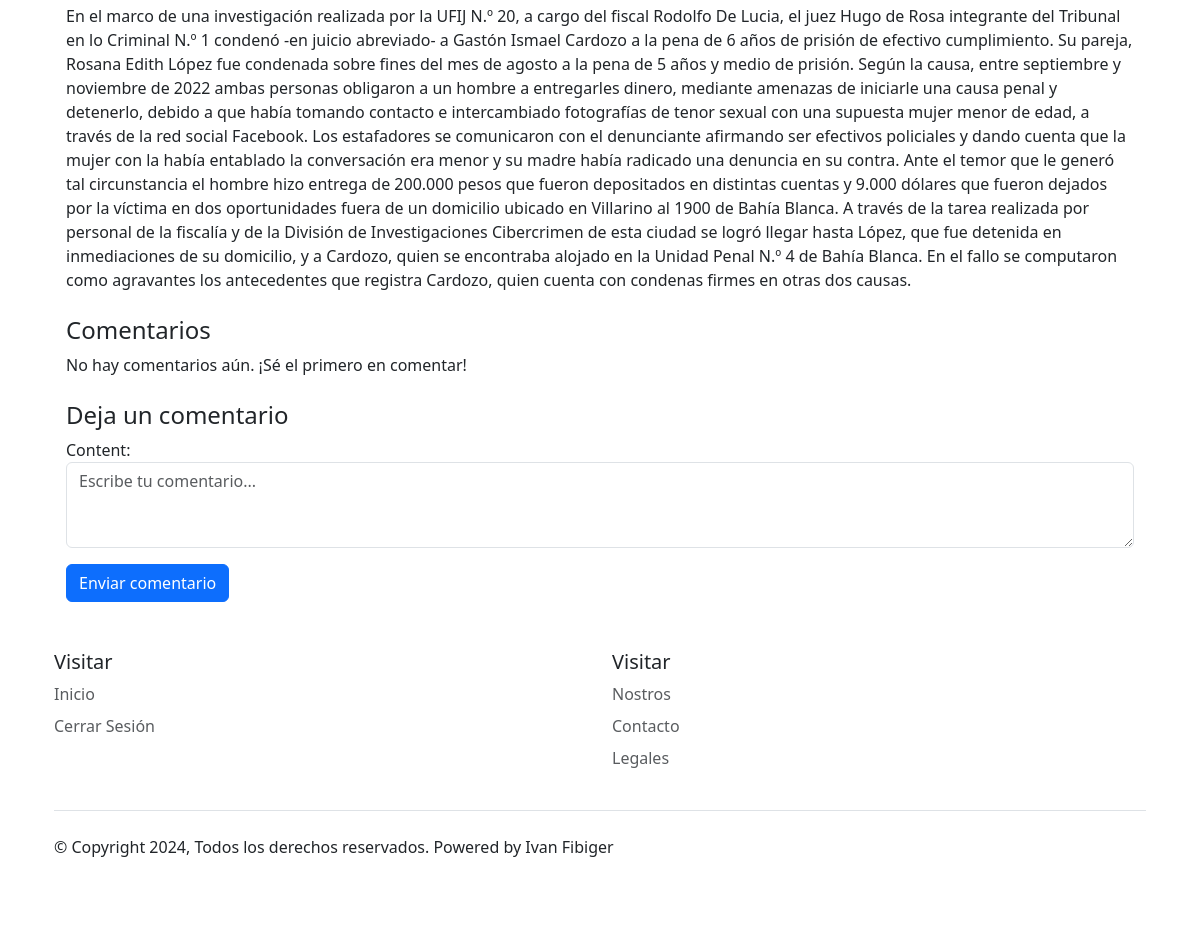
/article/1/ (signed in, lower part), run on an earlier commit of the app's database.
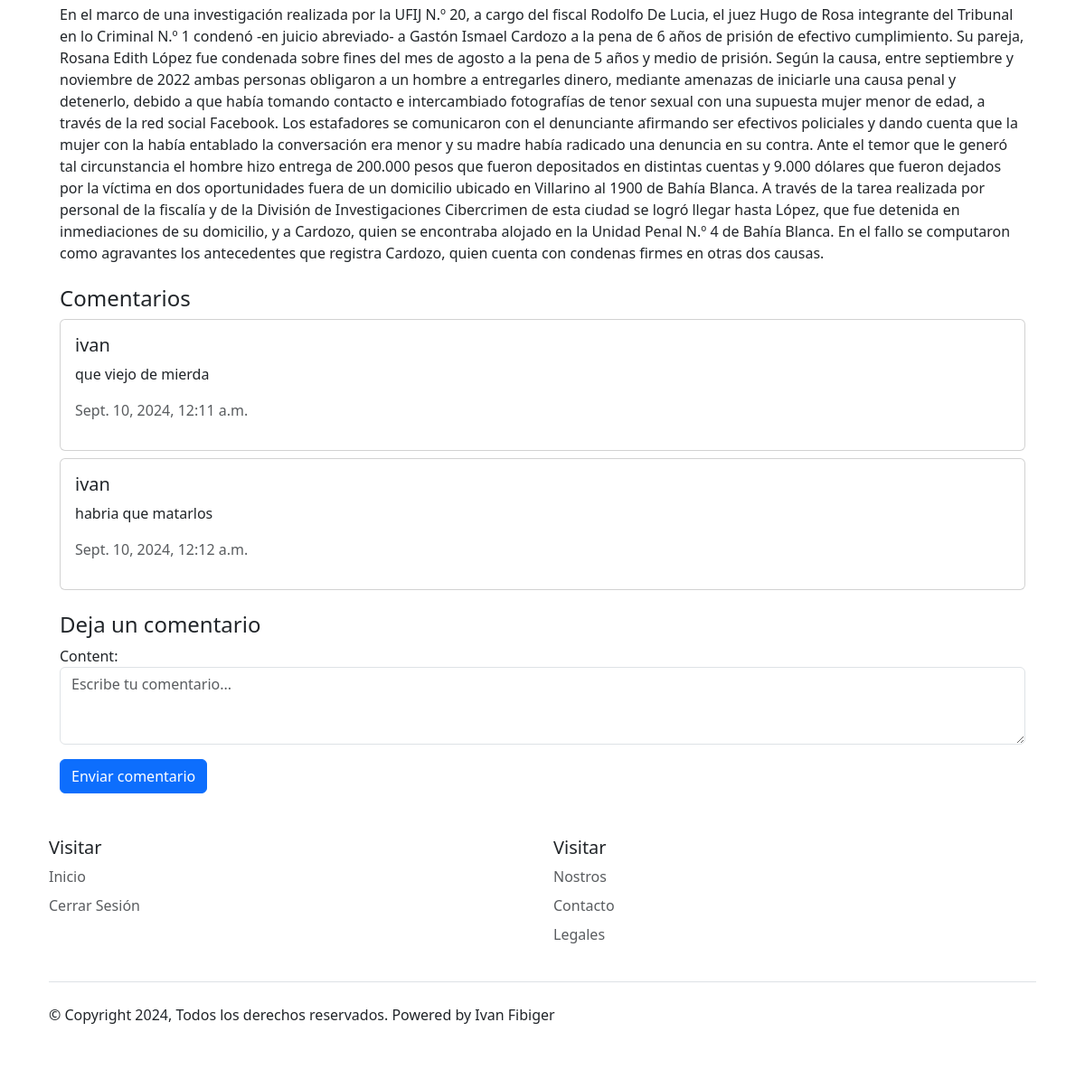
And on a later commit of the database.
### core/models.py (models this page shows, shortened)
class Comment(models.Model):
    article = models.ForeignKey(Article, on_delete=models.CASCADE, related_name='comments')
    user = models.ForeignKey(User, on_delete=models.CASCADE)
    content = models.TextField()
    created_date = models.DateTimeField(auto_now_add=True)

class User(AbstractUser):
    pass

### core/views.py (the view, shortened to what this page needs)
# urls.py: path('article/<int:pk>/', views.article_detail_view, name='article_detail'),
@login_required(login_url='iniciar_sesion')
def article_detail_view(request, pk):
    article = get_object_or_404(Article, pk=pk)
    comments = article.comments.all()
    form = CommentForm()
    context = {
        'article_detail': article,
        'comments': comments,
        'form': form,
    }
    return render(request, 'articulo.html', context)

### core/forms.py
class CommentForm(forms.ModelForm):
    class Meta:
        model = Comment
        fields = ['content']  # Solo necesitas el contenido del comentario
        widgets = {
            'content': forms.Textarea(attrs={'class': 'form-control', 'rows': 3, 'placeholder': 'Escribe tu comentario...'}),
        }

### core/models.py (called while the page is built)
    def __str__(self):
        return self.name

### core/templates/articulo.html (shortened to what this page needs)
{% extends 'base.html' %}
{% block content %}
  <div class="container-fluid">
    <main class="mt-4">
      <div class="container">
        <p class="mt-4">{{ article_detail.body }}</p>
        <div class="mt-4">
          <h4>Comentarios</h4>
          {% for comment in comments %}
            <div class="card mb-2">
              <div class="card-body">
                <h5 class="card-title">{{ comment.user.username }}</h5>
                <p class="card-text">{{ comment.content }}</p>
                <p class="text-muted">{{ comment.created_date }}</p>
              </div>
            </div>
          {% empty %}
            <p>No hay comentarios aún. ¡Sé el primero en comentar!</p>
          {% endfor %}
        </div>
        <div class="mt-4">
          <h4>Deja un comentario</h4>
          <form method="POST">
            {{ form.as_p }}
            <button type="submit" class="btn btn-primary">Enviar comentario</button>
          </form>
        </div>
      </div>
    </main>
  </div>
{% endblock %}

What changed in the data, as far as the page shows it:
added Comment: user.username "ivan", content "que viejo de mierda", created_date "Sept. 10, 2024, 12:11 a.m."
added Comment: user.username "ivan", content "habria que matarlos", created_date "Sept. 10, 2024, 12:12 a.m."
Also different on the page:
text no longer shown: "No hay comentarios aún. ¡Sé el primero en comentar!"
